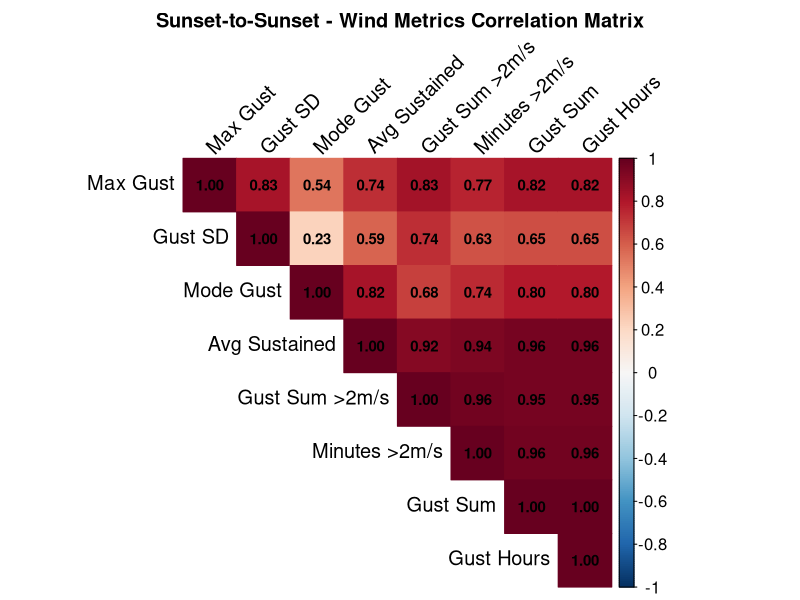
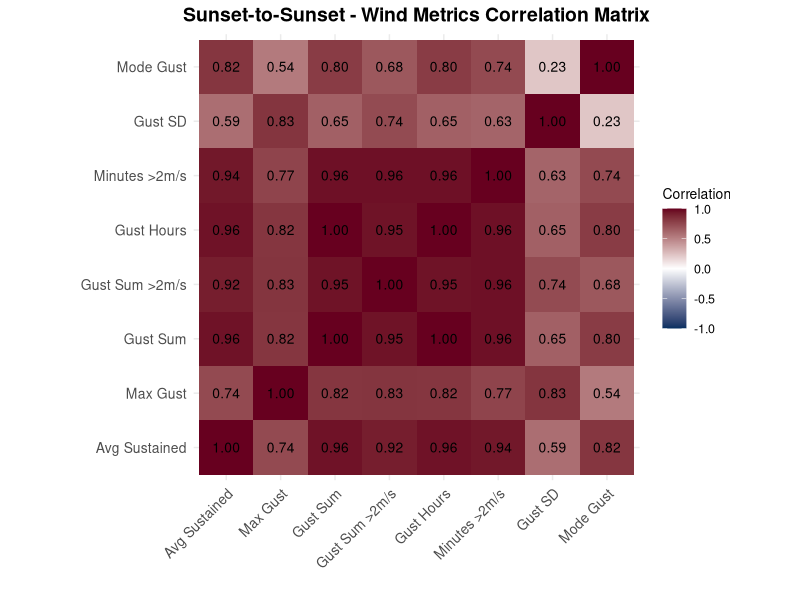

The R source for these figures, in order: (Note: this script raises an error after producing the figures.)
# Wind Metrics Correlation Analysis
# This script creates correlation matrices specifically for wind variables
# from both 30-minute and sunset-to-sunset analyses

library(tidyverse)
library(corrplot)

# Set up output directory for figures
dir.create("analysis/figures", showWarnings = FALSE)

# Load the 30-minute dataset (using 24hr window as proxy for 30min analysis)
df_30min <- read.csv("data/monarch_daily_lag_analysis_24hr_window_filtered.csv")
cat("Loaded 30-minute dataset with", nrow(df_30min), "observations\n")

# Load the sunset dataset
df_sunset <- read.csv("data/monarch_daily_lag_analysis_sunset_window_filtered.csv")
cat("Loaded sunset dataset with", nrow(df_sunset), "observations\n")

# Define wind variables of interest
wind_vars <- c(
  "wind_avg_sustained",      # Average sustained wind speed
  "wind_max_gust",           # Maximum gust speed
  "wind_gust_sum",           # Sum of all gusts
  "wind_gust_sum_above_2ms", # Sum of gusts above 2 m/s
  "wind_gust_hours",         # Hours with gusts
  "wind_minutes_above_2ms",  # Minutes with wind > 2 m/s
  "wind_gust_sd",           # Standard deviation of gusts
  "wind_mode_gust"          # Mode of gust speeds
)

# Function to create and save correlation matrix
create_wind_correlation_matrix <- function(df, analysis_name, dataset_label) {

  # Select only wind variables that exist in the dataset
  available_vars <- intersect(wind_vars, names(df))

  if (length(available_vars) < 2) {
    cat("Not enough wind variables found in", dataset_label, "dataset\n")
    return(NULL)
  }

  # Extract wind data
  wind_data <- df[, available_vars]

  # Remove rows with all NAs
  wind_data <- wind_data[rowSums(is.na(wind_data)) < ncol(wind_data), ]

  cat("\n", dataset_label, "Analysis:\n")
  cat("- Wind variables found:", paste(available_vars, collapse=", "), "\n")
  cat("- Valid observations:", nrow(wind_data), "\n")

  # Calculate correlation matrix (using pairwise complete observations)
  cor_matrix <- cor(wind_data, use = "pairwise.complete.obs")

  # Calculate p-values for correlations
  cor_test_matrix <- matrix(NA, ncol = ncol(cor_matrix), nrow = nrow(cor_matrix))
  for(i in 1:ncol(wind_data)) {
    for(j in 1:ncol(wind_data)) {
      if(i != j) {
        test_result <- cor.test(wind_data[,i], wind_data[,j], use = "complete.obs")
        cor_test_matrix[i,j] <- test_result$p.value
      }
    }
  }

  # Create nice variable labels
  var_labels <- c(
    "wind_avg_sustained" = "Avg Sustained",
    "wind_max_gust" = "Max Gust",
    "wind_gust_sum" = "Gust Sum",
    "wind_gust_sum_above_2ms" = "Gust Sum >2m/s",
    "wind_gust_hours" = "Gust Hours",
    "wind_minutes_above_2ms" = "Minutes >2m/s",
    "wind_gust_sd" = "Gust SD",
    "wind_mode_gust" = "Mode Gust"
  )

  # Update row and column names
  rownames(cor_matrix) <- var_labels[rownames(cor_matrix)]
  colnames(cor_matrix) <- var_labels[colnames(cor_matrix)]

  # Print correlation matrix
  cat("\nCorrelation Matrix:\n")
  print(round(cor_matrix, 3))

  # Create visualization using corrplot
  png(paste0("analysis/figures/wind_correlation_", analysis_name, ".png"),
      width = 10, height = 10, units = "in", res = 300)

  corrplot(cor_matrix,
           method = "color",
           type = "upper",
           order = "hclust",
           addCoef.col = "black",
           tl.col = "black",
           tl.srt = 45,
           tl.cex = 1.2,
           cl.cex = 1,
           number.cex = 0.9,
           col = colorRampPalette(c("#053061", "#2166AC", "#4393C3",
                                   "#92C5DE", "#D1E5F0", "#F7F7F7",
                                   "#FDDBC7", "#F4A582", "#D6604D",
                                   "#B2182B", "#67001F"))(200),
           title = paste(dataset_label, "- Wind Metrics Correlation Matrix"),
           mar = c(0, 0, 2, 0))

  dev.off()

  # Create alternative heatmap visualization using ggplot2
  cor_df <- as.data.frame(as.table(cor_matrix))
  names(cor_df) <- c("Var1", "Var2", "Correlation")

  p <- ggplot(cor_df, aes(x = Var1, y = Var2, fill = Correlation)) +
    geom_tile() +
    geom_text(aes(label = sprintf("%.2f", Correlation)), size = 3.5) +
    scale_fill_gradient2(low = "#053061", mid = "white", high = "#67001F",
                        midpoint = 0, limit = c(-1, 1)) +
    theme_minimal() +
    theme(axis.text.x = element_text(angle = 45, hjust = 1, size = 10),
          axis.text.y = element_text(size = 10),
          plot.title = element_text(size = 14, hjust = 0.5, face = "bold"),
          legend.title = element_text(size = 10),
          legend.text = element_text(size = 9)) +
    labs(title = paste(dataset_label, "- Wind Metrics Correlation Matrix"),
         x = "", y = "") +
    coord_fixed()

  ggsave(paste0("analysis/figures/wind_correlation_", analysis_name, "_gg.png"),
         plot = p, width = 10, height = 10, dpi = 300)

  # Print summary statistics
  cat("\nCorrelation Summary:\n")
  cat("- Minimum correlation:", round(min(cor_matrix[upper.tri(cor_matrix)]), 3), "\n")
  cat("- Maximum correlation:", round(max(cor_matrix[upper.tri(cor_matrix)]), 3), "\n")
  cat("- Mean absolute correlation:", round(mean(abs(cor_matrix[upper.tri(cor_matrix)])), 3), "\n")

  # Identify highly correlated pairs (|r| > 0.7)
  high_cor <- which(abs(cor_matrix) > 0.7 & upper.tri(cor_matrix), arr.ind = TRUE)
  if(nrow(high_cor) > 0) {
    cat("\nHighly correlated pairs (|r| > 0.7):\n")
    for(i in 1:nrow(high_cor)) {
      cat(sprintf("  %s vs %s: r = %.3f\n",
                  rownames(cor_matrix)[high_cor[i, 1]],
                  colnames(cor_matrix)[high_cor[i, 2]],
                  cor_matrix[high_cor[i, 1], high_cor[i, 2]]))
    }
  }

  return(cor_matrix)
}

# Create correlation matrices for both analyses
cat("\n========================================\n")
cat("Creating Wind Correlation Matrices\n")
cat("========================================\n")

cor_30min <- create_wind_correlation_matrix(df_30min, "30min", "30-Minute Interval")
cor_sunset <- create_wind_correlation_matrix(df_sunset, "sunset", "Sunset-to-Sunset")

# Save correlation matrices as CSV for reference
if(!is.null(cor_30min)) {
  write.csv(round(cor_30min, 3),
            "analysis/figures/wind_correlation_30min_matrix.csv",
            row.names = TRUE)
}

if(!is.null(cor_sunset)) {
  write.csv(round(cor_sunset, 3),
            "analysis/figures/wind_correlation_sunset_matrix.csv",
            row.names = TRUE)
}

# Create a comparison of key wind metrics between the two analyses
cat("\n========================================\n")
cat("Comparison of Wind Metrics\n")
cat("========================================\n")

# Extract key wind variable for comparison (e.g., max gust)
if("wind_max_gust" %in% names(df_30min) & "wind_max_gust" %in% names(df_sunset)) {

  # Summary statistics
  cat("\nMax Wind Gust Statistics:\n")
  cat("\n30-Minute Analysis:\n")
  cat("  Mean:", round(mean(df_30min$wind_max_gust, na.rm = TRUE), 2), "m/s\n")
  cat("  SD:", round(sd(df_30min$wind_max_gust, na.rm = TRUE), 2), "m/s\n")
  cat("  Range:", round(min(df_30min$wind_max_gust, na.rm = TRUE), 2), "-",
      round(max(df_30min$wind_max_gust, na.rm = TRUE), 2), "m/s\n")

  cat("\nSunset-to-Sunset Analysis:\n")
  cat("  Mean:", round(mean(df_sunset$wind_max_gust, na.rm = TRUE), 2), "m/s\n")
  cat("  SD:", round(sd(df_sunset$wind_max_gust, na.rm = TRUE), 2), "m/s\n")
  cat("  Range:", round(min(df_sunset$wind_max_gust, na.rm = TRUE), 2), "-",
      round(max(df_sunset$wind_max_gust, na.rm = TRUE), 2), "m/s\n")
}

cat("\n========================================\n")
cat("Analysis Complete!\n")
cat("Figures saved in: analysis/figures/\n")
cat("========================================\n")
